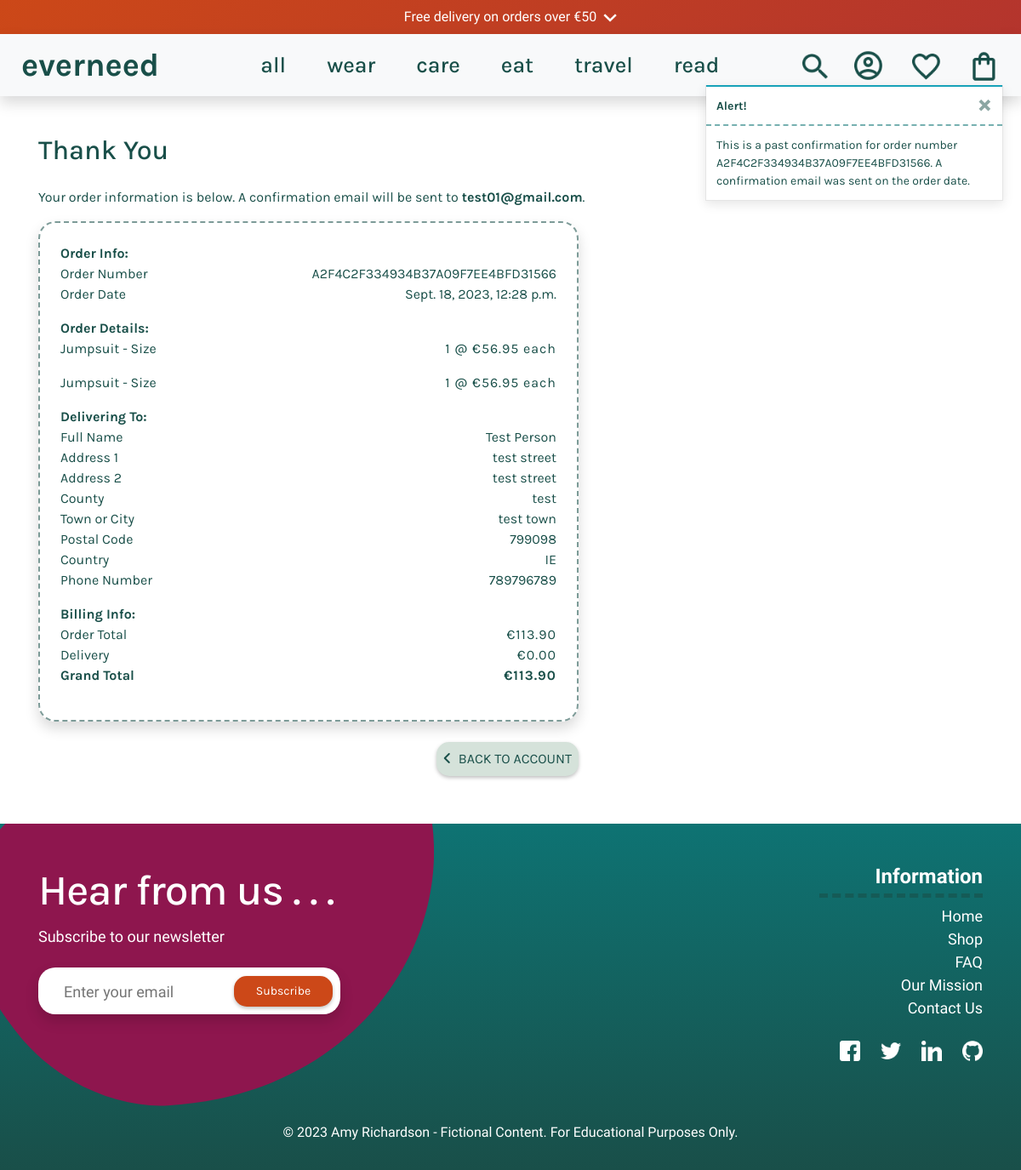
Screenshot of /profile/order_history/A2F4C2F334934B37A09F7EE4BFD31566 with the database file from the repository.
### checkout/models.py (models this page shows, shortened)
class Order(models.Model):
    order_number = models.CharField(max_length=32, null=False, editable=False)
    user_profile = models.ForeignKey(UserProfile, on_delete=models.SET_NULL,
                                     null=True, blank=True,
                                     related_name='orders')
    full_name = models.CharField(max_length=50, null=False, blank=False)
    email = models.EmailField(max_length=254, null=False, blank=False)
    phone_number = models.CharField(max_length=20, null=False, blank=False)
    country = CountryField(blank_label='Country *', null=False, blank=False)
    postcode = models.CharField(max_length=20, null=True, blank=True)
    town_or_city = models.CharField(max_length=40, null=False, blank=False)
    street_address1 = models.CharField(max_length=80, null=False, blank=False)
    street_address2 = models.CharField(max_length=80, null=True, blank=True)
    county = models.CharField(max_length=80, null=True, blank=True)
    date = models.DateTimeField(auto_now_add=True)
    delivery_cost = models.DecimalField(
        max_digits=6, decimal_places=2, null=False, default=0)
    order_total = models.DecimalField(
        max_digits=10, decimal_places=2, null=False, default=0)
    grand_total = models.DecimalField(
        max_digits=10, decimal_places=2, null=False, default=0)
    original_bag = models.TextField(null=False, blank=False, default='')
    stripe_pid = models.CharField(
        max_length=254, null=False, blank=False, default='')

class OrderLineItem(models.Model):
    order = models.ForeignKey(Order, null=False, blank=False,
                              on_delete=models.CASCADE,
                              related_name='lineitems')
    product = models.ForeignKey(
        Product, null=False, blank=False,
        on_delete=models.CASCADE)
    product_size = models.CharField(
        max_length=2, null=True, blank=True)
    quantity = models.IntegerField(null=False, blank=False, default=0)
    lineitem_total = models.DecimalField(
        max_digits=6, decimal_places=2, null=False,
        blank=False, editable=False)

### products/models.py (models this page shows, shortened)
class Product(models.Model):
    category = models.ForeignKey(
        'Category', null=True, blank=True, on_delete=models.SET_NULL)
    sku = models.CharField(
        max_length=254, null=True, blank=True)
    name = models.CharField(max_length=254)
    description = models.TextField(max_length=1024, default='')
    price = models.DecimalField(max_digits=6, decimal_places=2)
    sale_price = models.DecimalField(
        max_digits=6, decimal_places=2, null=True, blank=True)
    discount = models.DecimalField(
        max_digits=6, decimal_places=2, null=True, blank=True)
    has_sizes = models.BooleanField(default=False, null=True, blank=True)
    ml_sizes = models.BooleanField(default=False, null=True, blank=True)
    is_shoe = models.BooleanField(default=False, null=True, blank=True)
    carbon_fp = models.DecimalField(
        max_digits=6, decimal_places=2, blank=True, null=True)
    carbon_saved = models.DecimalField(
        max_digits=6, decimal_places=2, blank=True, null=True)
    rating = models.DecimalField(max_digits=6, decimal_places=2, null=True,
                                 blank=True)
    image_url = models.URLField(
        max_length=1024, null=True, blank=True)
    image = models.ImageField(null=True, blank=True)
    feature_product = models.BooleanField(default=False, blank=True)
    is_sale = models.BooleanField(default=False)

### profiles/views.py (the view)
# urls.py: path('order_history/<order_number>',
def order_history(request, order_number):
    order = get_object_or_404(Order, order_number=order_number)
    messages.info(request, (
        f'This is a past confirmation for order number {order_number}. '
        'A confirmation email was sent on the order date.'
    ))
    template = 'checkout/checkout_success.html'
    context = {
        'order': order,
        'from_profile': True,
    }
    return render(request, template, context)

### wishlist/contexts.py (called while the page is built)
def wishlist_items(request):
    wishlist_items = []
    if request.user.is_authenticated:
        user_profile = UserProfile.objects.get(user=request.user)
        wishlist_items = Wishlist.objects.filter(user_profile=user_profile)
    return {
        'user_wishlist': wishlist_items,
    }

### checkout/templates/checkout/checkout_success.html (shortened to what this page needs)
{% extends 'base.html' %}
{% load static %}
{% block extra_css %}
<link rel="stylesheet" href="{% static 'checkout/css/checkout.css' %}">
{% endblock %}
{% block content %}
<div class="container my-5">
    <div class="row">
        <div class="col">
            <h2 class="section-title mb-4">Thank You</h2>
             <p class="text-black">Your order information is below. A confirmation email will be sent to <strong>{{ order.email }}</strong>.</p>
        </div>
    </div>
    <div class="row">
            <div class="col-12 col-lg-7">
                <div class="order-confirmation-wrapper p-4 shadow">
                    <div class="row">
                        <div class="col">
                            <p class="font-weight-bold mb-0">Order Info:</p>
                        </div>
                    </div>
                    <div class="row">
                        <div class="col-12 col-md-4">
                            <p class="mb-0">Order Number</p>
                        </div>
                        <div class="col-12 col-md-8 text-md-right">
                            <p class="mb-0">{{ order.order_number }}</p>
                        </div>
                    </div>
                    <div class="row mb-3">
                        <div class="col-12 col-md-4">
                            <p class="mb-0">Order Date</p>
                        </div>
                        <div class="col-12 col-md-8 text-md-right">
                            <p class="mb-0">{{ order.date }}</p>
                        </div>
                    </div>
                    <div class="row">
                        <div class="col">
                            <p class="font-weight-bold mb-0">Order Details:</p>
                        </div>
                    </div>
                    {% for item in order.lineitems.all %}
                    <div class="row mb-3">
                        <div class="col-12 col-md-4">
                            <p class="mb-0">
                                {{ item.product.name }}{% if item.product_size %} - Size {{ item.product.size|upper }}{% endif %}
                            </p>
                        </div>
                        <div class="col-12 col-md-8 text-md-right">
                            <p class="mb-0 all-price">{{ item.quantity }} @ €{{ item.product.price }} each</p>
                        </div>
                    </div>
                    {% endfor %}
                    <div class="row">
                        <div class="col">
                            <p class="font-weight-bold mb-0">Delivering To:</p>
                        </div>
                    </div>
                    <div class="row">
                        <div class="col-12 col-md-4">
                            <p class="mb-0">Full Name</p>
                        </div>
                        <div class="col-12 col-md-8 text-md-right">
                            <p class="mb-0">{{ order.full_name }}</p>
                        </div>
                    </div>
                    <div class="row">
                        <div class="col-12 col-md-4">
                            <p class="mb-0">Address 1</p>
                        </div>
                        <div class="col-12 col-md-8 text-md-right">
                            <p class="mb-0">{{ order.street_address1 }}</p>
                        </div>
                    </div>
                    {% if order.street_address2 %}
                    <div class="row">
                        <div class="col-12 col-md-4">
                            <p class="mb-0">Address 2</p>
                        </div>
                        <div class="col-12 col-md-8 text-md-right">
                            <p class="mb-0">{{ order.street_address1 }}</p>
                        </div>
                    </div>
                    {% endif %}
                    {% if order.county %}
                    <div class="row">
                        <div class="col-12 col-md-4">
                            <p class="mb-0">County</p>
                        </div>
                        <div class="col-12 col-md-8 text-md-right">
                            <p class="mb-0">{{ order.county }}</p>
                        </div>
                    </div>
                    {% endif %}
                    <div class="row">
                        <div class="col-12 col-md-4">
                            <p class="mb-0">Town or City</p>
                        </div>
                        <div class="col-12 col-md-8 text-md-right">
                            <p class="mb-0">{{ order.town_or_city }}</p>
                        </div>
                    </div>
                    {% if order.postcode %}
                    <div class="row">
                        <div class="col-12 col-md-4">
                            <p class="mb-0">Postal Code</p>
                        </div>
                        <div class="col-12 col-md-8 text-md-right">
                            <p class="mb-0">{{ order.postcode }}</p>
                        </div>
                    </div>
                    {% endif %}
                    <div class="row">
                        <div class="col-12 col-md-4">
                            <p class="mb-0">Country</p>
                        </div>
                        <div class="col-12 col-md-8 text-md-right">
                            <p class="mb-0">{{ order.country }}</p>
                        </div>
                    </div>
                    <div class="row mb-3">
                        <div class="col-12 col-md-4">
                            <p class="mb-0">Phone Number</p>
                        </div>
                        <div class="col-12 col-md-8 text-md-right">
                            <p class="mb-0">{{ order.phone_number }}</p>
                        </div>
                    </div>
                    <div class="row">
                        <div class="col">
                            <p class="font-weight-bold mb-0">Billing Info:</p>
                        </div>
                    </div>
                    <div class="row">
                        <div class="col-12 col-md-4">
                            <p class="mb-0">Order Total</p>
                        </div>
                        <div class="col-12 col-md-8 text-md-right">
                            <p class="mb-0 all-price">€{{ order.order_total }}</p>
                        </div>
                    </div>
                    <div class="row">
                        <div class="col-12 col-md-4">
                            <p class="mb-0">Delivery</p>
                        </div>
                        <div class="col-12 col-md-8 text-md-right">
                            <p class="mb-0 all-price">€{{ order.delivery_cost }}</p>
                        </div>
                    </div>
                    <div class="row mb-3">
                        <div class="col-12 col-md-4">
                            <p class="mb-0 font-weight-bold">Grand Total</p>
                        </div>
                        <div class="col-12 col-md-8 text-md-right">
                            <p class="mb-0 all-price font-weight-bold">€{{ order.grand_total }}</p>
                        </div>
                    </div>
                </div>
            </div>
        </div>
        <div class="row my-3">
            <div class="col-12 col-lg-7 text-right my-2">
                {% if from_profile %}
                <a href="{% url 'profile' %}" class="wishlist-btn p-2">
                    <span class="icon mr-2">
                        <i class="fas fa-angle-left"></i>
                    </span>
                    <span class="text-uppercase">Back to Account</span>
                </a>
                {% endif %}
            </div>
        </div>
</div>
{% endblock %}

### static/css/base.css (style rules this page uses)
:root { --title: 'Karla', sans-serif; --main-font: 'Inconsolata', monospace; --forest: #194f49; --yellow: #ffc824; --bluegreen: #0e7373; --purple: #8E164E; --gold: #CC4818; --white: #fff; --black: #0d0d0d; }
html { scroll-behavior: smooth; }
body { display: flex; flex-direction: column; overflow: auto; font-family: var(--title); }
h1, h2, h3, h4, h5, h6, header { font-family: var(--title); }
a, a span { color: var(--forest); text-decoration: none !important; }
strong, p, .icon-green { color: var(--forest); }
.section-title { color: var(--forest); }
.all-price { letter-spacing: 1px; }
.wishlist-btn { border-radius: 15px; background-color: #d5e2da; color: var(--forest); border: none; filter: drop-shadow(0px 2px 2px rgba(0, 0, 0, 0.25)); transition: transform 0.3s ease; transform-origin: center; font-size: 16px; display: inline-flex; align-items: center; height: 100%; }
.text-uppercase { color: var(--forest); }

### checkout/static/checkout/css/checkout.css (style rules this page uses)
.order-confirmation-wrapper { border: 2px dashed #194f4990; border-radius: 20px; }

### rows the page displays
Order: email "test01@gmail.com", order_number "A2F4C2F334934B37A09F7EE4BFD31566", date "Sept. 18, 2023, 12:28 p.m.", full_name "Test Person", street_address1 "test street", county "test", town_or_city "test town", postcode "799098", country "IE", phone_number "789796789", order_total "113.90", delivery_cost "0.00", grand_total "113.90"
OrderLineItem: product.name "Jumpsuit", quantity "1", product.price "56.95"
OrderLineItem: product.name "Jumpsuit", quantity "1", product.price "56.95"

### other values shown
{{ free_delivery_threshold }} "50"
{{ message }} "This is a past confirmation for order number A2F4C2F334934B37A09F7EE4BFD31566. A confirmation email was sent on the order date."
